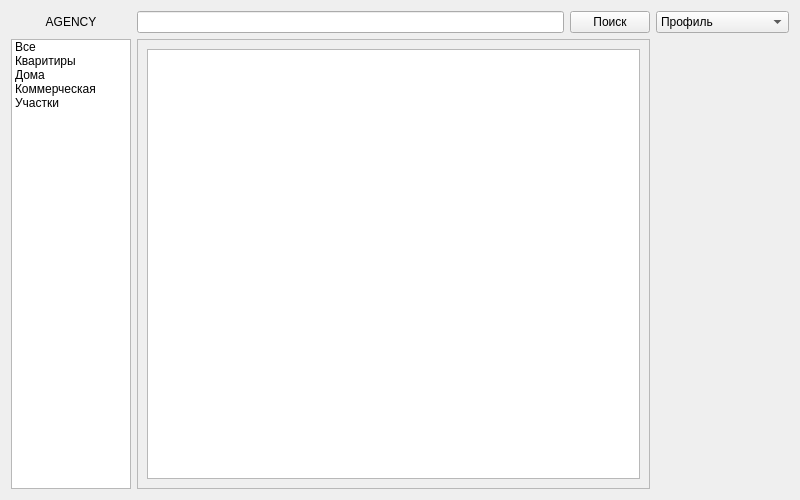
<?xml version="1.0" encoding="UTF-8"?>
<ui version="4.0">
 <class>Form</class>
 <widget class="QWidget" name="Form">
  <property name="geometry">
   <rect>
    <x>0</x>
    <y>0</y>
    <width>800</width>
    <height>500</height>
   </rect>
  </property>
  <property name="windowTitle">
   <string>Form</string>
  </property>
  <layout class="QGridLayout" name="gridLayout" columnstretch="0,1,1,0" columnminimumwidth="100,0,0,0">
   <item row="1" column="1" colspan="2">
    <widget class="QScrollArea" name="scrollArea">
     <property name="widgetResizable">
      <bool>true</bool>
     </property>
     <widget class="QWidget" name="scrollAreaWidgetContents">
      <property name="geometry">
       <rect>
        <x>0</x>
        <y>0</y>
        <width>550</width>
        <height>461</height>
       </rect>
      </property>
      <layout class="QVBoxLayout" name="verticalLayout">
       <item>
        <widget class="QListWidget" name="listWidget_2">
         <property name="editTriggers">
          <set>QAbstractItemView::NoEditTriggers</set>
         </property>
         <property name="selectionBehavior">
          <enum>QAbstractItemView::SelectRows</enum>
         </property>
        </widget>
       </item>
      </layout>
     </widget>
    </widget>
   </item>
   <item row="0" column="3">
    <widget class="QComboBox" name="comboBox">
     <item>
      <property name="text">
       <string>Профиль</string>
      </property>
     </item>
     <item>
      <property name="text">
       <string>Изменить данные</string>
      </property>
     </item>
     <item>
      <property name="text">
       <string>Выйти</string>
      </property>
     </item>
    </widget>
   </item>
   <item row="1" column="0">
    <widget class="QListWidget" name="listWidget">
     <property name="sizePolicy">
      <sizepolicy hsizetype="Fixed" vsizetype="Ignored">
       <horstretch>0</horstretch>
       <verstretch>0</verstretch>
      </sizepolicy>
     </property>
     <property name="minimumSize">
      <size>
       <width>120</width>
       <height>0</height>
      </size>
     </property>
     <property name="maximumSize">
      <size>
       <width>100</width>
       <height>16777215</height>
      </size>
     </property>
     <item>
      <property name="text">
       <string>Все</string>
      </property>
     </item>
     <item>
      <property name="text">
       <string>Кваритиры</string>
      </property>
     </item>
     <item>
      <property name="text">
       <string>Дома</string>
      </property>
     </item>
     <item>
      <property name="text">
       <string>Коммерческая</string>
      </property>
     </item>
     <item>
      <property name="text">
       <string>Участки</string>
      </property>
     </item>
    </widget>
   </item>
   <item row="0" column="1" colspan="2">
    <layout class="QHBoxLayout" name="horizontalLayout">
     <item>
      <widget class="QLineEdit" name="lineEdit"/>
     </item>
     <item>
      <widget class="QPushButton" name="pushButton">
       <property name="text">
        <string>Поиск</string>
       </property>
      </widget>
     </item>
    </layout>
   </item>
   <item row="0" column="0">
    <widget class="QLabel" name="label">
     <property name="text">
      <string>AGENCY</string>
     </property>
     <property name="alignment">
      <set>Qt::AlignCenter</set>
     </property>
    </widget>
   </item>
  </layout>
 </widget>
 <resources/>
 <connections/>
</ui>
